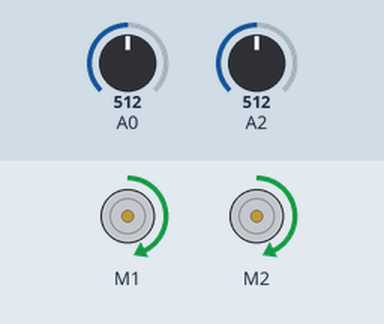
A sketch run on a simulated Arduino Uno, built with avr-gcc and run on an emulated ATmega328P. Shown: 2 × DC motor (green arrow = forward, orange = backward, longer = faster). The test bench sets the inputs (shaded band); at power-on: A0 = 512, A2 = 512.

Above: at 1.2 s.
1.3 s: A0 set to 716
At 1.7 s:
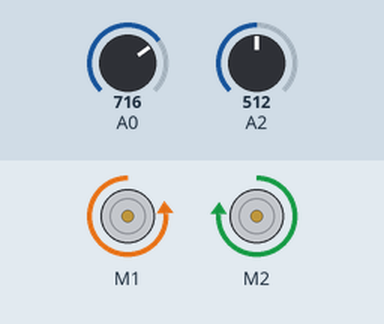
2.8 s: A2 set to 306
At 4.0 s:
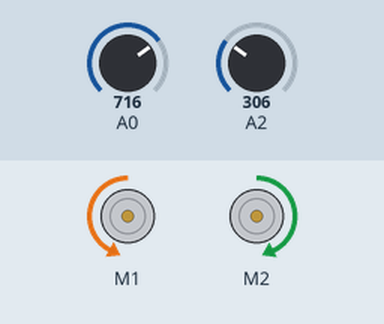
4.3 s: A0 set to 900
At 5.2 s:
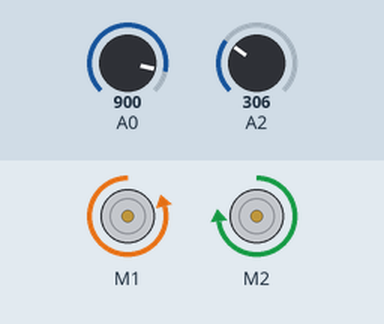
5.8 s: A2 set to 122
At 6.4 s:
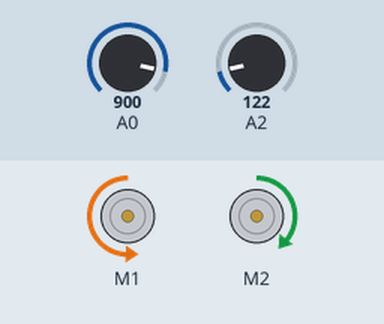
7.3 s: A2 set to 0
At 8.5 s:
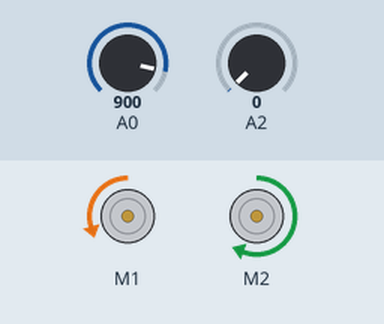
8.8 s: A0 set to 511
At 9.8 s:
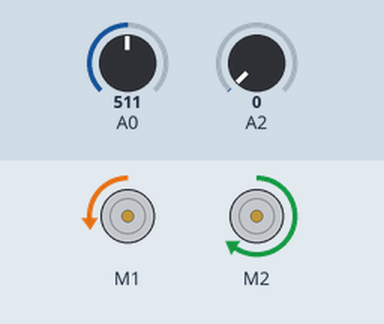
Timing chart, 0 to 11.3 s (numbered marks = the images above; inputs shaded):
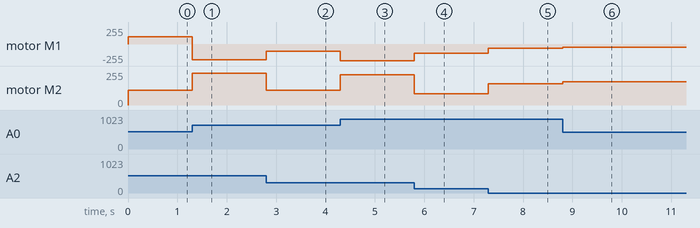

Measured:
- after the input at 1.3 s, motor M1: forward 110/255 → backward 239/255 at once; motor M2: forward 110/255 → forward 237/255 at once
- after the input at 2.8 s, motor M1: backward 239/255 → backward 109/255 at once; motor M2: forward 237/255 → forward 111/255 at once
- after the input at 4.3 s, motor M1: backward 109/255 → backward 250/255 at once; motor M2: forward 111/255 → forward 226/255 at once
- after the input at 5.8 s, motor M1: backward 250/255 → backward 137/255 at once; motor M2: forward 226/255 → forward 83/255 at once
- after the input at 7.3 s, motor M1: backward 137/255 → backward 60/255 at once; motor M2: forward 83/255 → forward 160/255 at once
- after the input at 8.8 s, motor M1: backward 60/255 → backward 46/255 at once; motor M2: forward 160/255 → forward 174/255 at once

The sketch:

PID.ino
```cpp
#include <AFMotor.h>

const double kP = 2.5;
const int power = 110;
int lerror = 0;
const double kD = 0;
const double kI = 0;
int integral = 0;


AF_DCMotor LM1(1);
//AF_DCMotor LM2(3);
AF_DCMotor RM1(2);
//AF_DCMotor RM2(4);


void setup() {

  LM1.run(RELEASE);
//  LM2.run(RELEASE);
  RM1.run(RELEASE);
//  RM2.run(RELEASE);
}
void MOVE(int LM,int RM) {
  LM1.setSpeed(LM);
//  RM2.setSpeed(RM);
  RM1.setSpeed(RM);
//  LM2.setSpeed(LM);


  if(LM < 0) {
    LM1.run(BACKWARD);
//    LM2.run(BACKWARD);
  }
  else if (LM == 0) {
    LM1.run(RELEASE);
//    LM2.run(RELEASE);
  }
  else {
    LM1.run(FORWARD);
//    LM2.run(FORWARD);
  }
  if(RM < 0) {
    RM1.run(BACKWARD);
//    RM2.run(BACKWARD);
  }
  else if (RM == 0) {
    RM1.run(RELEASE);
//    RM2.run(RELEASE);
  }
  else {
    RM1.run(FORWARD);
//    RM2.run(FORWARD);
  }

}

void loop() {
  unsigned long StartTime = millis();
  int arr[2] = {analogRead(A0),analogRead(A2)};
  int error = (arr[1]) - (arr[0]);
  error = map(error,-1023,1023,-255,255);
  unsigned long EndTime = millis();
  unsigned long ElapsedTime = (EndTime - StartTime)/1000;
  int derivative = (error-lerror)/ElapsedTime;
  integral += error;
  int turn = (error * kP) + (derivative * kD) + (integral * kI);
  MOVE(power + turn , power - turn);
  lerror = error;
}
```
